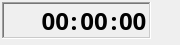
<?xml version="1.0" encoding="UTF-8"?>
<ui version="4.0">
 <class>Clock</class>
 <widget class="QWidget" name="Clock">
  <property name="geometry">
   <rect>
    <x>0</x>
    <y>0</y>
    <width>180</width>
    <height>45</height>
   </rect>
  </property>
  <property name="minimumSize">
   <size>
    <width>150</width>
    <height>45</height>
   </size>
  </property>
  <property name="maximumSize">
   <size>
    <width>180</width>
    <height>45</height>
   </size>
  </property>
  <property name="windowTitle">
   <string>Form</string>
  </property>
  <widget class="QFrame" name="frame">
   <property name="geometry">
    <rect>
     <x>2</x>
     <y>2</y>
     <width>180</width>
     <height>41</height>
    </rect>
   </property>
   <property name="minimumSize">
    <size>
     <width>180</width>
     <height>39</height>
    </size>
   </property>
   <property name="frameShape">
    <enum>QFrame::WinPanel</enum>
   </property>
   <property name="frameShadow">
    <enum>QFrame::Sunken</enum>
   </property>
   <layout class="QGridLayout" name="gridLayout">
    <property name="sizeConstraint">
     <enum>QLayout::SetFixedSize</enum>
    </property>
    <property name="margin">
     <number>0</number>
    </property>
    <property name="spacing">
     <number>0</number>
    </property>
    <item row="0" column="0">
     <layout class="QHBoxLayout" name="horizontalLayout">
      <item>
       <widget class="QLabel" name="lbHours">
        <property name="minimumSize">
         <size>
          <width>65</width>
          <height>33</height>
         </size>
        </property>
        <property name="maximumSize">
         <size>
          <width>65</width>
          <height>33</height>
         </size>
        </property>
        <property name="font">
         <font>
          <family>Agency FB</family>
          <pointsize>18</pointsize>
          <weight>75</weight>
          <bold>true</bold>
         </font>
        </property>
        <property name="text">
         <string>00</string>
        </property>
        <property name="alignment">
         <set>Qt::AlignRight|Qt::AlignTrailing|Qt::AlignVCenter</set>
        </property>
        <property name="wordWrap">
         <bool>false</bool>
        </property>
       </widget>
      </item>
      <item>
       <widget class="QLabel" name="lb1">
        <property name="minimumSize">
         <size>
          <width>10</width>
          <height>25</height>
         </size>
        </property>
        <property name="maximumSize">
         <size>
          <width>10</width>
          <height>25</height>
         </size>
        </property>
        <property name="font">
         <font>
          <family>Agency FB</family>
          <pointsize>18</pointsize>
          <weight>75</weight>
          <bold>true</bold>
         </font>
        </property>
        <property name="text">
         <string>:</string>
        </property>
        <property name="alignment">
         <set>Qt::AlignCenter</set>
        </property>
        <property name="wordWrap">
         <bool>false</bool>
        </property>
       </widget>
      </item>
      <item>
       <widget class="QLabel" name="lbMins">
        <property name="minimumSize">
         <size>
          <width>30</width>
          <height>33</height>
         </size>
        </property>
        <property name="maximumSize">
         <size>
          <width>30</width>
          <height>33</height>
         </size>
        </property>
        <property name="font">
         <font>
          <family>Agency FB</family>
          <pointsize>18</pointsize>
          <weight>75</weight>
          <bold>true</bold>
         </font>
        </property>
        <property name="styleSheet">
         <string notr="true"/>
        </property>
        <property name="text">
         <string>00</string>
        </property>
        <property name="alignment">
         <set>Qt::AlignCenter</set>
        </property>
        <property name="wordWrap">
         <bool>false</bool>
        </property>
       </widget>
      </item>
      <item>
       <widget class="QLabel" name="lb2">
        <property name="minimumSize">
         <size>
          <width>10</width>
          <height>25</height>
         </size>
        </property>
        <property name="maximumSize">
         <size>
          <width>10</width>
          <height>16777215</height>
         </size>
        </property>
        <property name="font">
         <font>
          <family>Agency FB</family>
          <pointsize>18</pointsize>
          <weight>75</weight>
          <bold>true</bold>
         </font>
        </property>
        <property name="text">
         <string>:</string>
        </property>
        <property name="alignment">
         <set>Qt::AlignCenter</set>
        </property>
        <property name="wordWrap">
         <bool>false</bool>
        </property>
       </widget>
      </item>
      <item>
       <widget class="QLabel" name="lbSegs">
        <property name="minimumSize">
         <size>
          <width>30</width>
          <height>33</height>
         </size>
        </property>
        <property name="maximumSize">
         <size>
          <width>30</width>
          <height>33</height>
         </size>
        </property>
        <property name="font">
         <font>
          <family>Agency FB</family>
          <pointsize>18</pointsize>
          <weight>75</weight>
          <bold>true</bold>
         </font>
        </property>
        <property name="styleSheet">
         <string notr="true"/>
        </property>
        <property name="text">
         <string>00</string>
        </property>
        <property name="alignment">
         <set>Qt::AlignLeading|Qt::AlignLeft|Qt::AlignVCenter</set>
        </property>
        <property name="wordWrap">
         <bool>false</bool>
        </property>
       </widget>
      </item>
     </layout>
    </item>
   </layout>
  </widget>
 </widget>
 <resources/>
 <connections/>
</ui>
